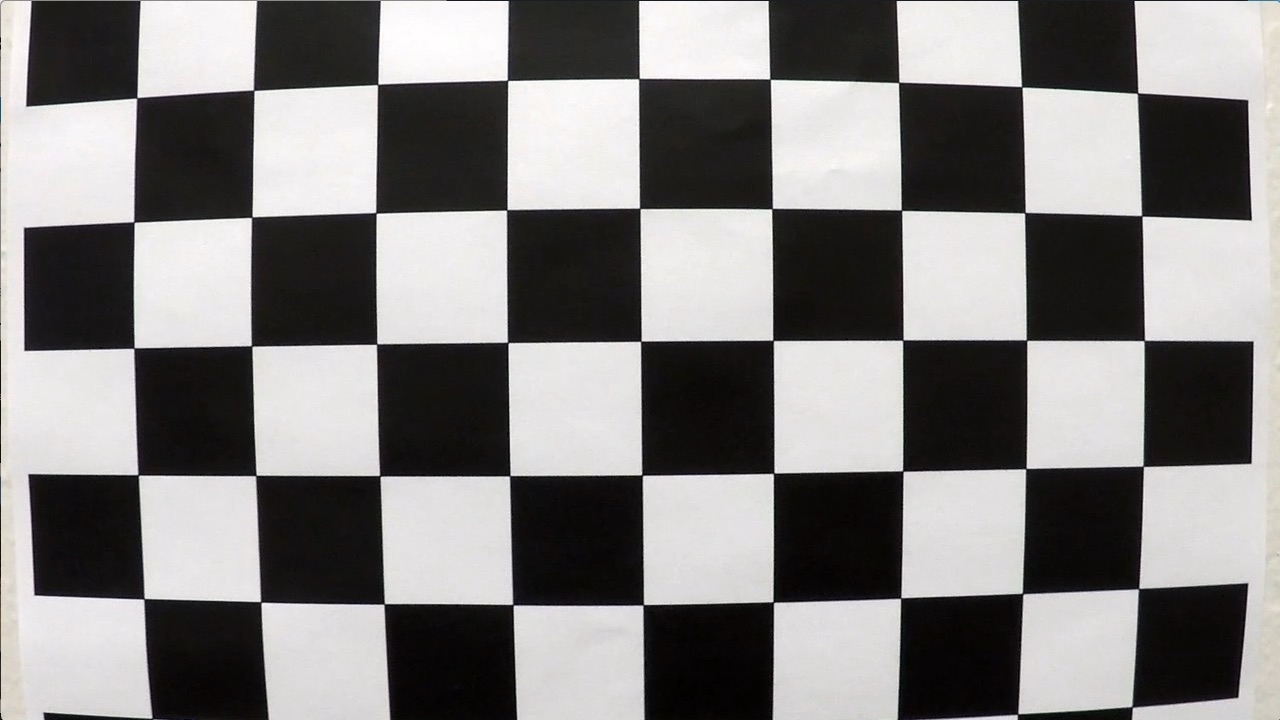
#> input picture camera_cal/calibration1.jpg, 1280 x 720 px; its folder holds only this picture in this run
$ jupyter execute --allow-errors advanced_lane_finding-test1.ipynb   (shell and % lines are left out)   (older library calls are emulated)
#> lines starting #> are read from the running program, lines starting #| are printed output that depends on the picture
[cell 1]
import numpy as np
import cv2
import glob
import matplotlib.pyplot as plt
import matplotlib.image as mpimg

### Step 1: distortion correction
#### In the first step, we compute the camera calibration matrix and distortion coefficients given a set of chessboard images. We next apply the distortion correction to the raw image.

[cell 2]
def camera_caliberation(file_names, nx=9, ny=6, display=True):
    """
    Compute the camera calibration matrix and distortion coefficients given a set of chessboard images
    """
#> called with file_names = 'camera_cal/calibration*.jpg', nx = 9, ny = 6, display = False
    # prepare object points, like (0,0,0), (1,0,0), (2,0,0) ....,(6,5,0)
    objp = np.zeros((nx*ny,3), np.float32)
    objp[:,:2] = np.mgrid[0:nx,0:ny].T.reshape(-1,2)

    # Arrays to store object points and image points from all the images.
    objpoints = [] # 3d points in real world space
    imgpoints = [] # 2d points in image plane.

    # Make a list of calibration images
    images = glob.glob(file_names)
    # Step through the list and search for chessboard corners
    for fname in images:
        img = cv2.imread(fname)
#> img is the input picture: shape (720, 1280, 3); mean B, G, R 127.8, 128.4, 130.1
        img_o=np.empty_like(img) # deep copy?
        img_o[:]=img
        gray = cv2.cvtColor(img,cv2.COLOR_BGR2GRAY)

        # Find the chessboard corners
        ret, corners = cv2.findChessboardCorners(gray, (nx,ny),None)
#> ret = False; corners = None
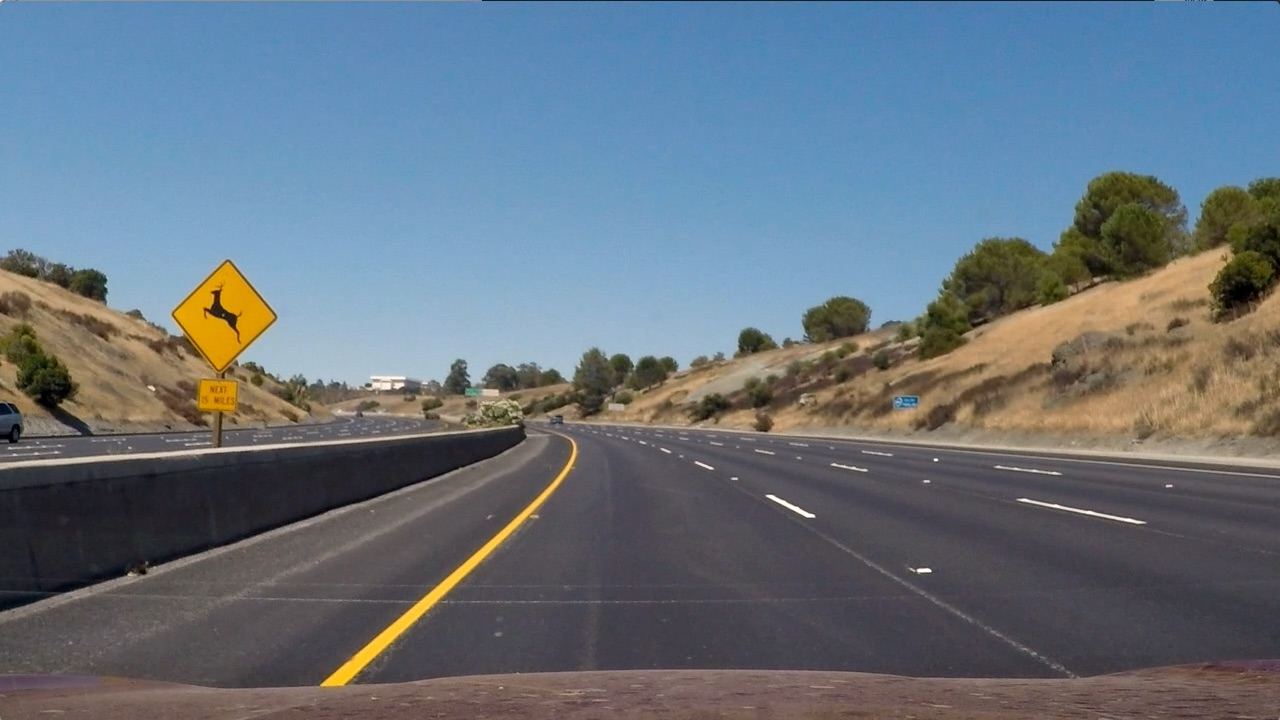
#> input picture test_images/test2.jpg, 1280 x 720 px
#> further down, img is the input picture: shape (720, 1280, 3); mean B, G, R 125.5, 114.6, 102.8
        # If found, add object points, image points
        if ret == True:
            objpoints.append(objp)
            imgpoints.append(corners)

            if display == True:# Draw and display the corners
                img = cv2.drawChessboardCorners(img, (nx,ny), corners, ret)
                f, (ax1, ax2) = plt.subplots(1, 2, figsize=(8,4))
                ax1.imshow(cv2.cvtColor(img_o, cv2.COLOR_BGR2RGB))
                ax1.set_title('Original Image', fontsize=14)
                ax2.imshow(cv2.cvtColor(img, cv2.COLOR_BGR2RGB))
                ax2.set_title('With Corners', fontsize=14)
    return objpoints, imgpoints
file_names='camera_cal/calibration*.jpg'
objpoints,imgpoints=camera_caliberation(file_names, display=False)

[cell 3]
# Remove distortion from images
def rmv_distortion(img, objpts=objpoints, imgpts=imgpoints, display=True):

#> called with display = True
    img_size = (img.shape[1], img.shape[0])
#> img_size = (1280, 720)
    ret, mtx, dist, rvecs, tvecs = cv2.calibrateCamera(objpts, imgpts, img_size, None, None)
    undist = cv2.undistort(img, mtx, dist, None, mtx)
    if display:
        f, (ax1, ax2) = plt.subplots(1, 2, figsize=(8,4))
        ax1.imshow(cv2.cvtColor(img, cv2.COLOR_BGR2RGB))
        ax1.set_title('Original Image', fontsize=14)
        ax2.imshow(cv2.cvtColor(undist, cv2.COLOR_BGR2RGB))
        ax2.set_title('Without Distortion', fontsize=14)

    return undist

[cell 4]
images = glob.glob('test_images/test2.jpg')
#> (the rest of this cell did not finish here and is left out)

### Step 2:  perspective transform
#### Use perspective transfrom to  create a bird’s eye view of the road.

[cell 5]
# [22 lines left out: function transform_view, not called in this run]

[cell 6]
images = glob.glob('test_images/test2.jpg')
#> (the rest of this cell did not finish here and is left out)

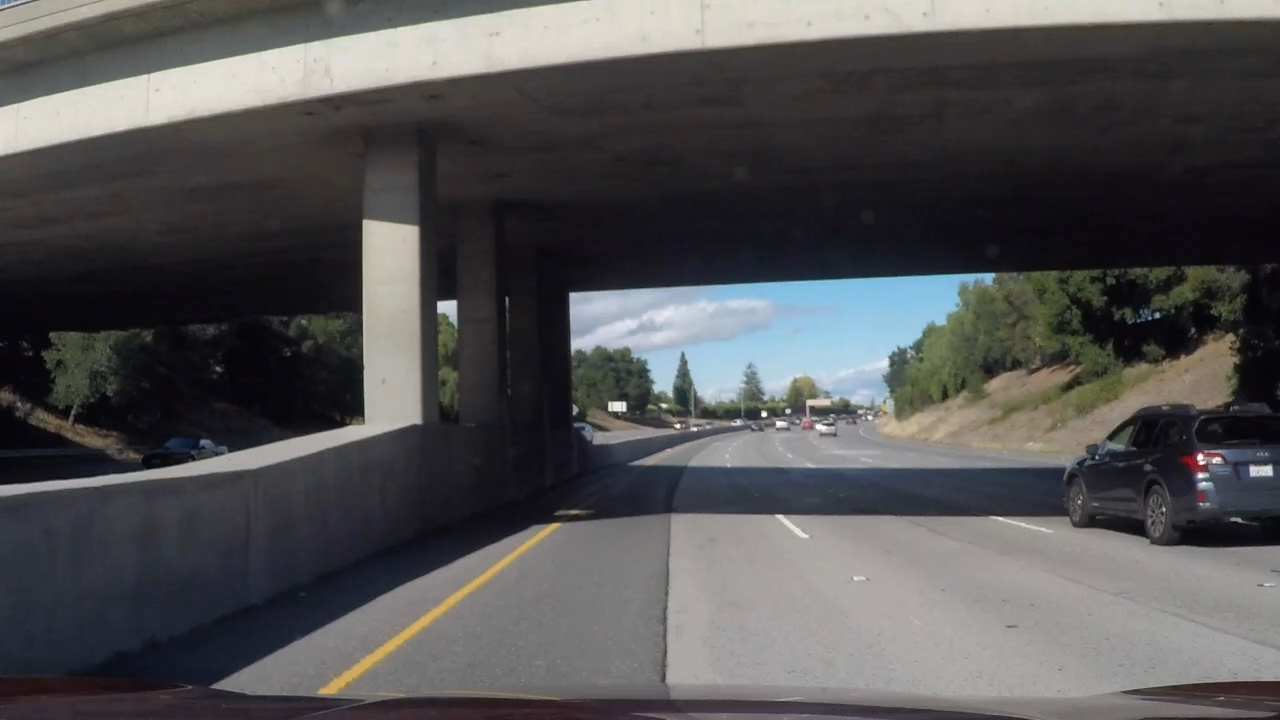
#> input picture bridge/frame05.jpg, 1280 x 720 px
#> further down, img is the input picture: shape (720, 1280, 3); mean B, G, R 83.4, 82.4, 83
    b,c=transform_view(undist)

### Step 3: binary thresholding
#### Use color transforms, gradients, etc., to create a thresholded binary image. The following are the approaches suggested by the class.

[cell 7]
# Define a function that takes an image, gradient orientation,
# and threshold min / max values.
# [17 lines left out: function abs_sobel_thresh, not called in this run]

[cell 8]
# Define a function to return the magnitude of the gradient
# for a given sobel kernel size and threshold values
# [15 lines left out: function mag_thresh, not called in this run]

[cell 9]
# Define a function to threshold an image for a given range and Sobel kernel
# [12 lines left out: function dir_threshold, not called in this run]

#### I find that gradient-based approaches by themselves are not robust in situations of shadows or uneven pavement color.

[cell 10]
images = glob.glob('bridge/frame05.jpg')
#> (the rest of this cell did not finish here and is left out)

    birdeye,M_tmp=transform_view(undist,display=False)
    grad_binary_x = abs_sobel_thresh(birdeye, orient='x', sobel_kernel=3, thresh=(20,100))
    mag_binary = mag_thresh(birdeye, sobel_kernel=3, mag_thresh=(10, 150))
    dir_binary = dir_threshold(birdeye, sobel_kernel=15, thresh=(0.7, 1.3))
    combined = np.zeros_like(dir_binary)
    combined[(grad_binary_x== 1) | (mag_binary == 1)] = 1
    f, (ax1, ax2, ax3, ax4) = plt.subplots(1, 4, figsize=(24, 4))
    f.tight_layout()
    ax1.imshow(cv2.cvtColor(birdeye, cv2.COLOR_BGR2RGB))
    ax1.set_title('Bird Eye View', fontsize=18)
    ax2.imshow(grad_binary_x, cmap='gray')
    ax2.set_title('Threshold Grad. x', fontsize=18)
    ax3.imshow(mag_binary, cmap='gray')
    ax3.set_title('Thresholded Mag.', fontsize=18)
    ax4.imshow(dir_binary,cmap='gray')
    ax4.set_title('Thresholded Direction', fontsize=18)
    plt.subplots_adjust(left=0., right=1, top=0.9, bottom=0.)

[cell 11]
# Define a function that thresholds the H, L, or S channel of HLS
# [12 lines left out: function hls_select, not called in this run]

[cell 12]
# Define a function that thresholds the H, L, or S channel of HLS
# [12 lines left out: function rgb_select, not called in this run]

#### After much trial and error, I came up with the following approach to provides a threshold masking that is robust in detecting yellow and white lane (for the project and challenge video).

[cell 13]
# [37 lines left out: function select_yellow_white, not called in this run]

#### The process is illustrated in the following. As shown in the images, this approach is robust in picking out the lane lines, even in the presence of shadows and uneven pavement color.

[cell 14]
images = glob.glob('bridge/frame05.jpg')
#> (the rest of this cell did not finish here and is left out)

    birdeye,M_tmp=transform_view(undist,display=False)
    hsv_low = np.array([0, 100, 100], dtype="uint8")
    hsv_high = np.array([100, 255, 255],dtype ="uint8")
    select_yellow_white(birdeye,
                        yellow_hsv_low = hsv_low,
                        yellow_hsv_high=hsv_high,
                        white_thresh =(200,255))
   # ax1.set_title(image)

### Step 4: detect, fit, and plot the lane lines.
#### After applying calibration, thresholding, and a perspective transform to a road image, we have a binary image for the lane lines lane lines. In this section,  we first detect explicitly which pixels belong to left or right line. We then fit both lines with the 2nd order polynomial, check if the fitted results are reasonable, and plot the fitted curves. These steps are implemented in the function detect_fit_plot(binary).

#### We first define a class Line( ) to keep track of all the usefull parameters and results from frame to frame.

[cell 15]
# Define a Line() class to keep track of all the useful parameters from frame to frame

QUEUE_LEN=10
from collections import deque

class Line:
    def __init__(self):
        # Was the line detected in the previous frame?
        self.detected = False

        # Remember x and y values
        self.X = deque(maxlen = QUEUE_LEN)
        self.Y = deque(maxlen = QUEUE_LEN)

        # Store recent polynomial coefficients for averaging across frames
        self.fit = deque(maxlen=QUEUE_LEN)
        self.fit_last = None

        # Store recent x intercepts
        self.x_intcep = deque(maxlen = QUEUE_LEN)
        self.x_intcep_last = None

        # Remember radius of curvature
        self.radius = deque(maxlen = QUEUE_LEN)
        self.radius_last = None

        # Count the number of frames processed
        self.count = 0
    # A method to update the attribute
    # [17 lines left out: function update, not called in this run]

#### The following two fucntions both indentify the pixels belong to left and right lanes. The first one is a histogram based approach.  We scann the binary image from top to the bottom using a rectangle stripe. The length of the rectangle is the image length and the height is a design parameters.  For each scan, we calculate the histogram along all the columns in the scanned area. We use the two most prominent peaks in this histogram as bases for left and right lanes.  We then search all the pixels that fall into boxes that centers on the base positions.

[cell 16]
# [64 lines left out: function full_scan, not called in this run]

#### If we fit both lanes successfully in one frame of video, in the next frame we can simplify the task by searching in a margin around the previous fitted line positions .

[cell 17]
# [41 lines left out: function simple_scan, not called in this run]

#### Fit a second order polynomial and calcuate radius of curvature and intercepts at the top and bottom of the frame.

[cell 18]
# [25 lines left out: function fit_lane, not called in this run]

#### Use simple "rule of thumb" to check if the results of the curve fitting are reasonable. In other words, we need to make sure that a detected lane is a "real thing".

[cell 19]
# [33 lines left out: functions check_fit_result_left, check_fit_result_right, not called in this run]

[cell 20]
# [48 lines left out: function plot_lanes, not called in this run]

#### This is the main function the detect, fit check, and plot the lane lines.

[cell 21]
# [86 lines left out: function detect_fit_plot, not called in this run]

[cell 22]
# [22 lines left out: function display_info, not called in this run]

[cell 23]
# [25 lines left out: function pipeline, not called in this run]

[cell 24]
left_status=Line()
right_status=Line()
images = glob.glob('shadow/frame*.jpg')
for image in images:

    img=cv2.imread(image)
    f, (ax1,ax2) = plt.subplots(1,2, figsize=(9,2))
    f.tight_layout()
    ax1.imshow(cv2.cvtColor(img,cv2.COLOR_BGR2RGB))
    ax1.set_title(image)
    ax2.imshow(cv2.cvtColor(pipeline(img),cv2.COLOR_BGR2RGB))
    ax2.set_title('Lane Detection')

[cell 25]
type(img)

[cell 26]
# Project Video
left_status=Line()
right_status=Line()
file_names='camera_cal/calibration*.jpg'
objpoints,imgpoints=camera_caliberation(file_names, display=False)
from moviepy.editor import VideoFileClip
video_output = 'sub_project_video_v5.mp4'
#> (the rest of this cell did not finish here and is left out)

[cell 27]
# Challenge Video
left_status=Line()
right_status=Line()
file_names='camera_cal/calibration*.jpg'
objpoints,imgpoints=camera_caliberation(file_names, display=False)
